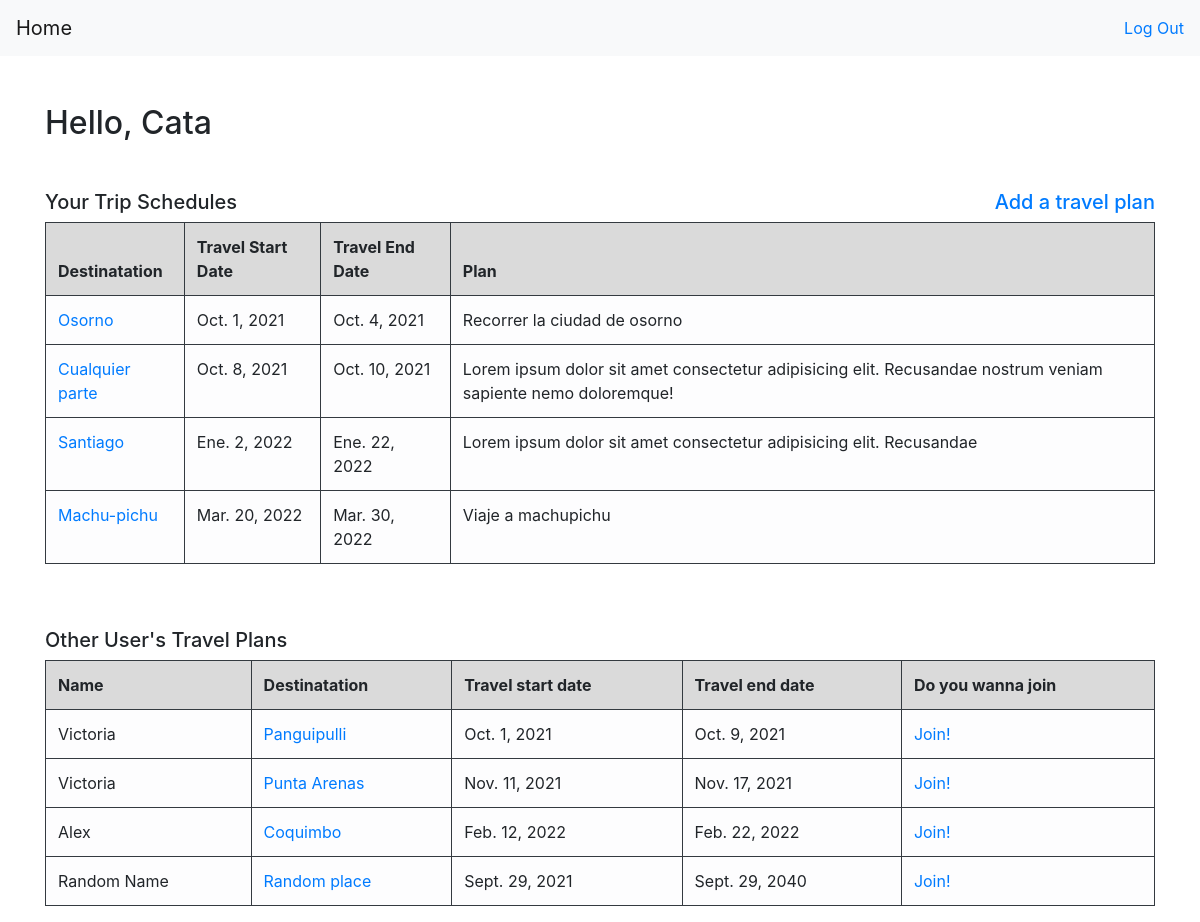
The app's page /travels/ (signed in) with its own data.
### login/models.py (models this page shows)
class User(models.Model):
    name = models.CharField(max_length=100)
    user_name = models.CharField(max_length=100)
    password = models.CharField(max_length=100)
    created_at = models.DateTimeField(auto_now_add=True)
    updated_at = models.DateTimeField(auto_now=True)
    objects = UserManager()

### travel_buddy/models.py (models this page shows)
class Travel(models.Model):
    destination = models.CharField(max_length=100)
    plan = models.CharField(max_length=255)
    start_date = models.DateField()
    end_date = models.DateField()
    user = models.ForeignKey(User, on_delete=CASCADE, related_name="travels")
    joined = models.ManyToManyField(User, related_name="join")
    created_at = models.DateTimeField(auto_now_add=True)
    updated_at = models.DateTimeField(auto_now=True)

### travel_buddy/views.py (the view)
# urls.py: path('travels/', include('travel_buddy.urls')),
def travels(request):
    if 'user_id' not in request.session:
        return redirect('/')
    today = datetime.now()
    context = {
        'active_user': User.objects.get(id=request.session['user_id']),
        'travel_list': Travel.objects.filter(joined = request.session['user_id']).order_by('start_date'),
        'all_travels': Travel.objects.all().exclude(joined = request.session['user_id']),
    }
    return render(request, 'travels.html', context)

### login/templates/travels.html (shortened to what this page needs)
<!DOCTYPE html>
<html lang="en">
<head>
    <link rel="stylesheet" href="https://cdn.jsdelivr.net/npm/bootstrap@4.6.0/dist/css/bootstrap.min.css">
</head>
<body>
    {% include "navbar.html" %}
    <div class="container">
        <div class="my-5">
            <h2>Hello, {{active_user.user_name}}</h2>
        </div>
        <div class='row justify-content-between'>
            <div class="col-md-7">
                <h5>Your Trip Schedules</h5>
            </div>
            <div class="col-md-3 text-right">
                <a href="{% url 'add_travel' %}">
                    <h5>Add a travel plan</h5>
                </a>
            </div>
        </div>
        <div class="row">
            <div class="col table-responsive">
                <table class="table table-hover table-bordered border-dark">
                    <thead>
                        <tr class="table-active">
                            <th class="border-dark border" scope="col">Destinatation</th>
                            <th class="border-dark border" scope="col">Travel Start Date</th>
                            <th class="border-dark border" scope="col">Travel End Date</th>
                            <th class="border-dark border" scope="col">Plan</th>
                        </tr>
                    </thead>
                    <tbody>
                        {% for travel in travel_list %}
                        <tr class="table-light">
                            <td class="border-dark border">
                                <a href="destination/{{travel.id}}">{{travel.destination}}</a>
                            </td>
                            <td class="border-dark border">{{travel.start_date}}</td>
                            <td class="border-dark border">{{travel.end_date}}</td>
                            <td class="border-dark border">{{travel.plan}}</td>
                        </tr>
                        {% endfor %}
                    </tbody>
                </table>
            </div>
        </div><br><br>
    </div>
    <div class="container">
        <div class='row justify-content-between'>
            <div class="col-md-7">
                <h5>Other User's Travel Plans</h5>
            </div>
        </div>
        <div class="row">
            <div class="col">
                <table class="table table-hover table-bordered border-dark ">
                    <thead>
                        <tr class="table-active">
                            <th class="border-dark border" scope="col">Name</th>
                            <th class="border-dark border" scope="col">Destinatation</th>
                            <th class="border-dark border" scope="col">Travel start date</th>
                            <th class="border-dark border" scope="col">Travel end date</th>
                            <th class="border-dark border" scope="col">Do you wanna join</th>
                        </tr>
                    </thead>
                    <tbody>
                        {% for trav in all_travels %}
                        <tr class="table-light">
                            <td class="border-dark border">{{trav.user.name}}</td>
                            <td class="border-dark border">
                                <a href="destination/{{trav.id}}">{{trav.destination}}</a>
                            </td>
                            <td class="border-dark border">{{trav.start_date}}</td>
                            <td class="border-dark border">{{trav.end_date}}</td>
                            <td class="border-dark border">
                                <a href="join/{{trav.id}}">Join!</a>
                            </td>
                        </tr>
                        {% endfor %}
                    </tbody>
                </table>
            </div>
        </div>
    </div>
</body>
</html>
</html>

### records on screen
User: user_name "Cata"
Travel: destination "Osorno", start_date "Oct. 1, 2021", end_date "Oct. 4, 2021", plan "Recorrer la ciudad de osorno"
Travel: destination "Cualquier parte", start_date "Oct. 8, 2021", end_date "Oct. 10, 2021", plan "Lorem ipsum dolor sit amet consectetur adipisicing elit. Recusandae nostrum veniam sapiente nemo doloremque!"
Travel: destination "Santiago", start_date "Ene. 2, 2022", end_date "Ene. 22, 2022", plan "Lorem ipsum dolor sit amet consectetur adipisicing elit. Recusandae"
Travel: destination "Machu-pichu", start_date "Mar. 20, 2022", end_date "Mar. 30, 2022", plan "Viaje a machupichu"
Travel: user.name "Victoria", destination "Panguipulli", start_date "Oct. 1, 2021", end_date "Oct. 9, 2021"
Travel: user.name "Victoria", destination "Punta Arenas", start_date "Nov. 11, 2021", end_date "Nov. 17, 2021"
Travel: user.name "Alex", destination "Coquimbo", start_date "Feb. 12, 2022", end_date "Feb. 22, 2022"
Travel: user.name "Random Name", destination "Random place", start_date "Sept. 29, 2021", end_date "Sept. 29, 2040"
